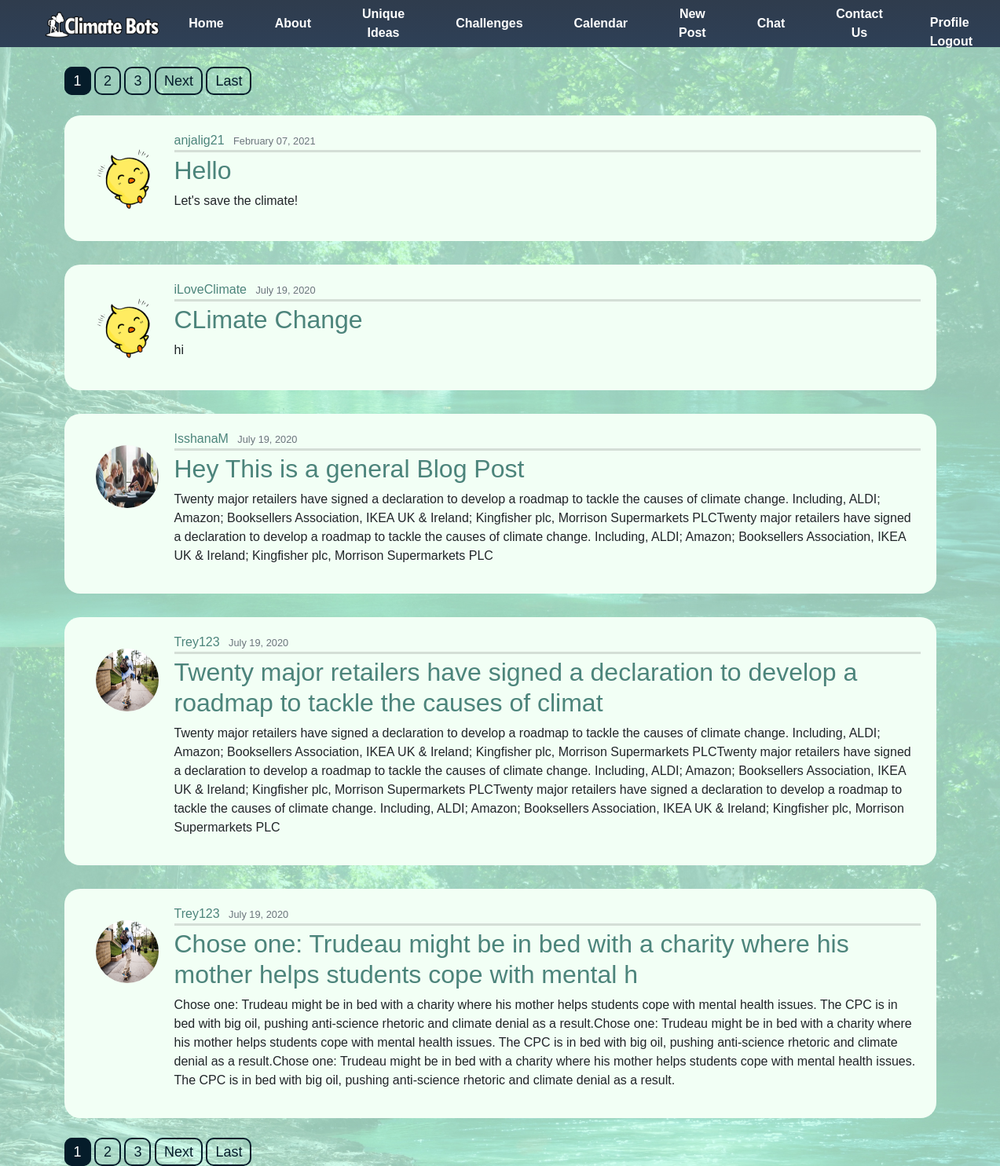
The app's page / (signed in) with its own data.
### blog/models.py (models this page shows, shortened)
class Post(models.Model):
  title = models.CharField(max_length=100)
  content = models.TextField()
  date_posted = models.DateTimeField(default=timezone.now)
  author = models.ForeignKey(User, on_delete=models.CASCADE)
  category = models.CharField(max_length=225,default='general')

### users/models.py (models this page shows, shortened)
class Profile(models.Model):
    user = models.OneToOneField(User, on_delete=models.CASCADE)
    image = models.ImageField(default='default.jpg', upload_to='profile_pics')

### blog/views.py (the view)
# urls.py: path('', PostListView.as_view(), name='blog-home'),
class PostListView(ListView):
    model = Post
    template_name = 'blog/home.html'  # <app>/<model>_<viewtype>.html
    context_object_name = 'posts'
    ordering = ['-date_posted']
    paginate_by = 5

### blog/templates/blog/home.html (shortened to what this page needs)
{% extends "blog/base.html" %}
{% block content %}
  {% if is_paginated %}
  <div class="pagin-marg">
    {% for num in page_obj.paginator.page_range %}
      {% if page_obj.number == num %}
        <a class="pagin-btn active" href="?page={{ num }}">{{ num }}</a>
      {% elif num > page_obj.number|add:'-3' and num < page_obj.number|add:'3' %}
        <a class="pagin-btn" href="?page={{ num }}">{{ num }}</a>
      {% endif %}
    {% endfor %}
    {% if page_obj.has_next %}
      <a class="pagin-btn" href="?page={{ page_obj.next_page_number }}">Next</a>
      <a class="pagin-btn" href="?page={{ page_obj.paginator.num_pages }}">Last</a>
    {% endif %}
  </div>
  {% endif %}
  {% for post in posts %}
  <div class="postdetail-post">
      <article class="media content-section">
        <img class="home-pfpimg" src="{{ post.author.profile.image.url}}">
        <div class="media-body">
          <div class="article-metadata headtext">
            <a class="postdetail-author" href="{%url 'user-posts' post.author.username %}">{{ post.author }}</a>
            <small class="text-muted">{{ post.date_posted | date:"F d, Y" }}</small>
          </div>
          <h2><a class="postdetail-title" href="{% url 'post-detail' post.id %}">{{ post.title }}</a></h2>
          <p class="article-content">{{ post.content }}</p>
        </div>
      </article>
    </div>
  {% endfor %}
    {% if is_paginated %}
    <div class="pagin-marg">
      {% for num in page_obj.paginator.page_range %}
        {% if page_obj.number == num %}
          <a class="pagin-btn active" href="?page={{ num }}">{{ num }}</a>
        {% elif num > page_obj.number|add:'-3' and num < page_obj.number|add:'3' %}
          <a class="pagin-btn" href="?page={{ num }}">{{ num }}</a>
        {% endif %}
      {% endfor %}
      {% if page_obj.has_next %}
        <a class="pagin-btn" href="?page={{ page_obj.next_page_number }}">Next</a>
        <a class="pagin-btn" href="?page={{ page_obj.paginator.num_pages }}">Last</a>
      {% endif %}
    </div>
    {% endif %}
{% endblock content %}

### blog/static/blog/main.css (style rules this page uses)
* { box-sizing:border-box; margin:0; padding:0; font-family: Arial, Helvetica, sans-serif; }
body { background: url(../../../media/img/other/background.jpg) center/cover; width:100%; height:100vh; margin-top: 0; padding:0; }
.home-pfpimg { width:80px; height:80px; border-radius: 100%; margin:20px; }
.headtext { border-bottom: 3px solid rgba(105, 105, 105, 0.219); margin-bottom: 4px; }
.postdetail-post { margin-top: 30px; background:rgb(242, 255, 245); padding:20px; border-radius: 20px; text-align: left; }
.postdetail-title { color: #4c847b }
.postdetail-author { text-decoration: none; color: #4c847b; margin-right:7px; }
.postdetail-post p { text-align: left; margin-left:inherit; margin-right: inherit; }
.pagin-btn { border: 2px solid #051c2a; padding:6px 10px 6px 10px; color:#051c2a; border-radius:10px; font-size: 18px; }
.pagin-btn.active { text-decoration: none; background:#051c2a; color:white; }
.pagin-marg { margin-top: 30px;; margin-bottom: 30px; }

### records on screen
Post: author.profile.image (placeholder picture), author "anjalig21", date_posted "February 07, 2021", title "Hello", content "Let's save the climate!"
Post: author.profile.image (placeholder picture), author "iLoveClimate", date_posted "July 19, 2020", title "CLimate Change", content "hi"
Post: author.profile.image (picture), author "IsshanaM", date_posted "July 19, 2020", title "Hey This is a general Blog Post", content "Twenty major retailers have signed a declaration to develop a roadmap to tackle the causes of climate change. Including, ALDI; Amazon; Booksellers Association, IKEA UK & Ireland; Kingfisher plc, Morrison Supermarkets PLCTwenty major retailers have signed a declaration to develop a roadmap to tackle the causes of climate change. Including, ALDI; Amazon; Booksellers Association, IKEA UK & Ireland; Kingfisher plc, Morrison Supermarkets PLC"
Post: author.profile.image (picture), author "Trey123", date_posted "July 19, 2020", title "Twenty major retailers have signed a declaration to develop a roadmap to tackle the causes of climat", content "Twenty major retailers have signed a declaration to develop a roadmap to tackle the causes of climate change. Including, ALDI; Amazon; Booksellers Association, IKEA UK & Ireland; Kingfisher plc, Morrison Supermarkets PLCTwenty major retailers have signed a declaration to develop a roadmap to tackle the causes of climate change. Including, ALDI; Amazon; Booksellers Association, IKEA UK & Ireland; Kingfisher plc, Morrison Supermarkets PLCTwenty major retailers have signed a declaration to develop a roadmap to tackle the causes of climate change. Including, ALDI; Amazon; Booksellers Association, IKEA UK & Ireland; Kingfisher plc, Morrison Supermarkets PLC"
Post: author.profile.image (picture), author "Trey123", date_posted "July 19, 2020", title "Chose one: Trudeau might be in bed with a charity where his mother helps students cope with mental h", content "Chose one: Trudeau might be in bed with a charity where his mother helps students cope with mental health issues. The CPC is in bed with big oil, pushing anti-science rhetoric and climate denial as a result.Chose one: Trudeau might be in bed with a charity where his mother helps students cope with mental health issues. The CPC is in bed with big oil, pushing anti-science rhetoric and climate denial as a result.Chose one: Trudeau might be in bed with a charity where his mother helps students cope with mental health issues. The CPC is in bed with big oil, pushing anti-science rhetoric and climate denial as a result."

### other values on screen
{{ num }} "1"
{{ num }} "2" "3"
